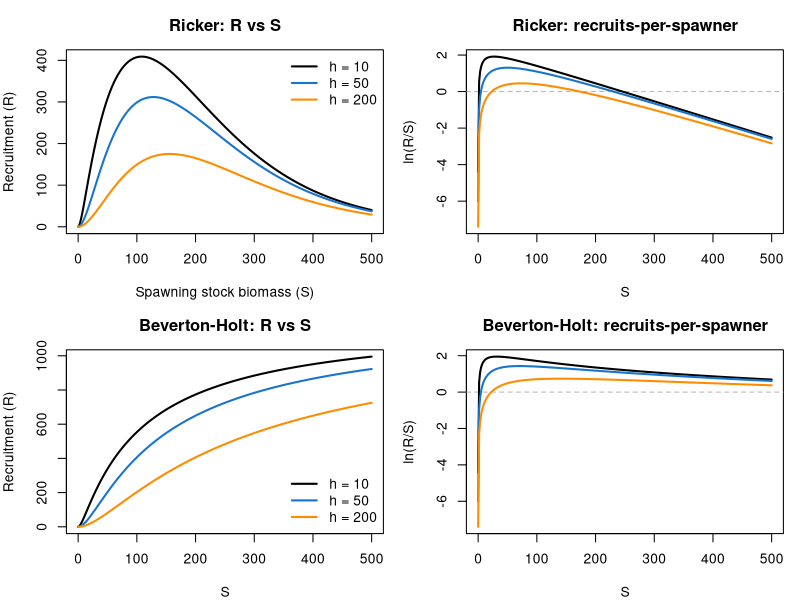
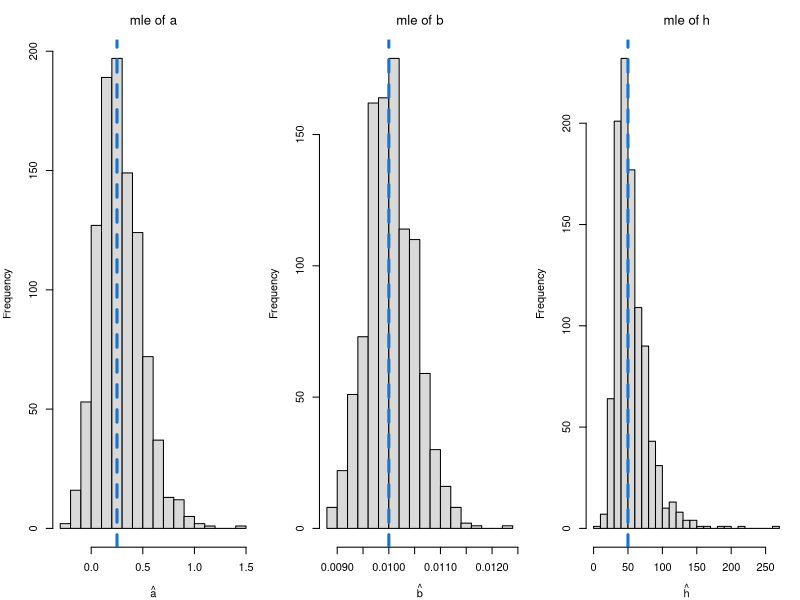

Write R code to recreate these figures, in order.
# Depensatory stock-recruit models using threshold survival formulation
#
# This script modifies the classic Ricker and Beverton-Holt models to include
# depensation using a mechanistic survival term:
#
#   survival(S) = S / (h + S)
#
# where Sh is the spawning biomass at which survival is reduced by half.
#
# The modified recruitment equations are:
#
#   Ricker:         R(S) = [S / (h + S)] * S * exp(a - b * S)
#   Beverton-Holt:  R(S) = ([S / (h + S)] * S * exp(a)) / (1 + b * S)
#
# This approach allows flexible control over the onset of depensation:
# - Small h → depensation kicks in only at very low spawner abundance
# - Large h → depensation persists over a broader range of S
#
# ln(R/S) is plotted to visualize recruits-per-spawner and the replacement line

ln_a <- 2.5
b <- 0.01
h <- c(10, 50, 200)
col <- c("black", "dodgerblue3", "darkorange")
s <- seq(0.01, 500, length.out = 300) # avoid zero for log scale

## helper functions
ricker <- function(S, h) (S / (h + S)) * S * exp(ln_a - b * S)
bevholt <- function(S, h) ((S / (h + S)) * S * exp(ln_a)) / (1 + b * S)

## matrices: rows = S, cols = different h values
R_ricker <- sapply(h, ricker, S = s)
R_bh <- sapply(h, bevholt, S = s)

lnRPS_ricker <- log(R_ricker / s)
lnRPS_bh <- log(R_bh / s)

## 4-panel plot
par(mfrow = c(2, 2), mar = c(4, 4, 3, 1))

# 1) Ricker: R vs S
plot(s, R_ricker[, 1],
  type = "n", ylim = c(0, max(R_ricker)),
  xlab = "Spawning stock biomass (S)", ylab = "Recruitment (R)",
  main = "Ricker: R vs S"
)
for (i in seq_along(h)) lines(s, R_ricker[, i], col = col[i], lwd = 2)
legend("topright", legend = paste("h =", h), col = col, lwd = 2, bty = "n")

# 2) Ricker: ln(R/S) vs S
plot(s, lnRPS_ricker[, 1],
  type = "n", ylim = range(lnRPS_ricker),
  xlab = "S", ylab = "ln(R/S)", main = "Ricker: recruits-per-spawner"
)
abline(h = 0, col = "gray70", lty = 2)
for (i in seq_along(h)) lines(s, lnRPS_ricker[, i], col = col[i], lwd = 2)

# 3) Beverton-Holt: R vs S
plot(s, R_bh[, 1],
  type = "n", ylim = c(0, max(R_bh)),
  xlab = "S", ylab = "Recruitment (R)",
  main = "Beverton-Holt: R vs S"
)
for (i in seq_along(h)) lines(s, R_bh[, i], col = col[i], lwd = 2)
legend("bottomright", legend = paste("h =", h), col = col, lwd = 2, bty = "n")

# 4) Beverton-Holt: ln(R/S) vs S
plot(s, lnRPS_bh[, 1],
  type = "n", ylim = range(lnRPS_bh),
  xlab = "S", ylab = "ln(R/S)", main = "Beverton-Holt: recruits-per-spawner"
)
abline(h = 0, col = "gray70", lty = 2)
for (i in seq_along(h)) lines(s, lnRPS_bh[, i], col = col[i], lwd = 2)

#-------------------------------------------------------------------------------
# Do a simulation and make sure it works
set.seed(123)

## true values -------------------------------------------------------------
ln_a_true <- 0.25 # ln-alpha
b_true <- 0.01 # density dependence
h_true <- 50 # half-saturation for survival term
sigma <- 0.35 # sd of log error

n_obs <- 100 # observations per data set
n_sim <- 1000 # monte-carlo replicates

## storage for mles --------------------------------------------------------
ln_a_hat <- numeric(n_sim)
b_hat <- numeric(n_sim)
h_hat <- numeric(n_sim)

## negative log-likelihood -------------------------------------------------
nll <- function(par, S, R) {
  ln_a <- par[1]
  b <- par[2]
  h <- exp(par[3]) # positivity with exp
  sd <- exp(par[4])
  mu <- log(S) + log(S / (h + S)) + ln_a - b * S
  -sum(dnorm(log(R), mu, sd, log = TRUE))
}

## monte-carlo loop --------------------------------------------------------
for (k in 1:n_sim) {
  S <- runif(n_obs, 1, 500)
  mu <- log(S) + log(S / (h_true + S)) + ln_a_true - b_true * S
  R <- exp(rnorm(n_obs, mu, sigma))

  start <- c(ln_a = 0, b = 0.005, ln_h = log(30), ln_sd = log(0.3))
  fit <- optim(start, nll, S = S, R = R, method = "BFGS")
  ln_a_hat[k] <- fit$par[1]
  b_hat[k] <- fit$par[2]
  h_hat[k] <- exp(fit$par[3])

  if (k %% 100 == 0) cat("finished", k, "of", n_sim, "\n")
}

## plots -------------------------------------------------------------------
par(mfrow = c(1, 3), mar = c(4, 4, 3, 1))

hist(ln_a_hat,
  breaks = 20, col = "gray85",
  main = expression("mle of a"), xlab = expression(hat(a))
)
abline(v = ln_a_true, col = "dodgerblue3", lwd = 3, lty = 2)

hist(b_hat,
  breaks = 20, col = "gray85",
  main = expression("mle of b"), xlab = expression(hat(b))
)
abline(v = b_true, col = "dodgerblue3", lwd = 3, lty = 2)

hist(h_hat,
  breaks = 20, col = "gray85",
  main = expression("mle of" ~ h), xlab = expression(hat(h))
)
abline(v = h_true, col = "dodgerblue3", lwd = 3, lty = 2)
